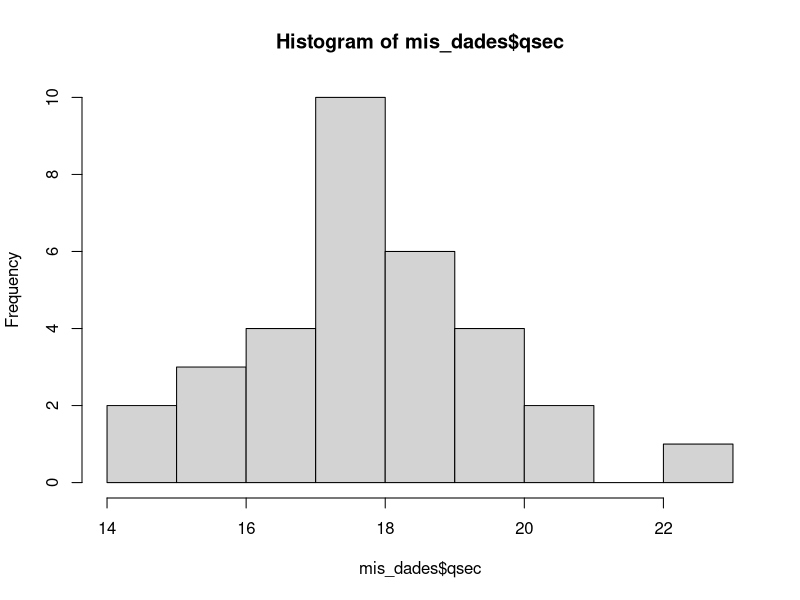
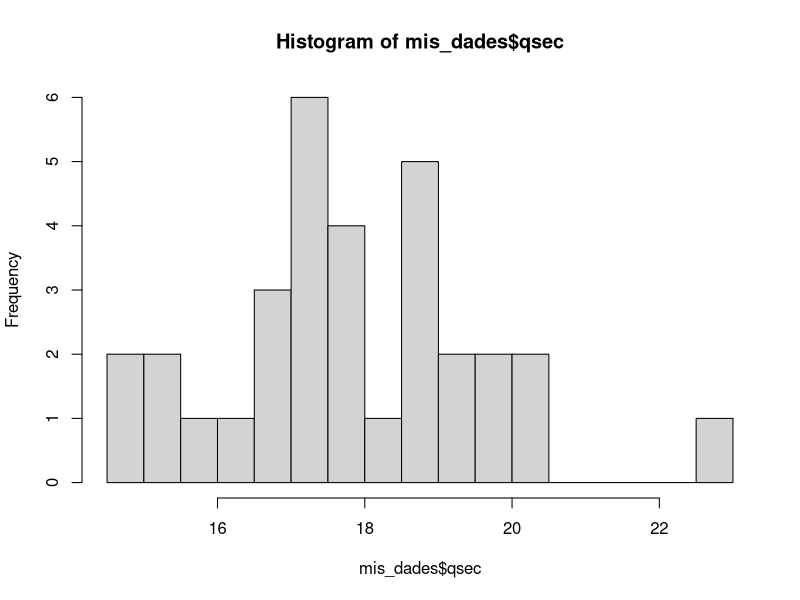
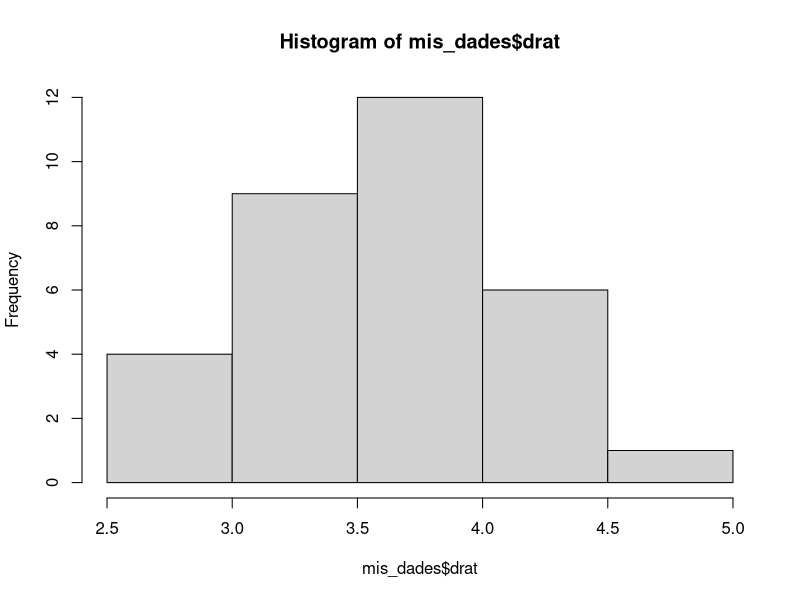

Write R code to recreate these figures, in order.
#Codigo para problema 1

mis_dades <- mtcars;

mean(mis_dades$qsec)


hist(mis_dades$qsec)

table(cut(mis_dades$qsec,9))

table(cut(mis_dades$qsec,9))/32

hist(mis_dades$qsec,breaks = 15)

freq <- table(cut(mis_dades$qsec,9)) 
tabla <- data.frame(ni=freq,
                    fi=freq/32,
                    Ni=cumsum(freq),
                    Fi=cumsum(freq/32))
tabla

mis_dades$drat
hist(mis_dades$drat)
median(mis_dades$drat)
sort(mis_dades$drat)
quantile(mis_dades$drat)

quantile(mis_dades$mpg)
sort(mis_dades$mpg)
quantile(mis_dades$mpg)

quantile(mis_dades$mpg,0.18)


mis_dades$cyl
IQR(mis_dades$cyl)
sort(mis_dades$cyl)
quantile(mis_dades$cyl)

sd(mis_dades$cyl)
var(mis_dades$cyl)
